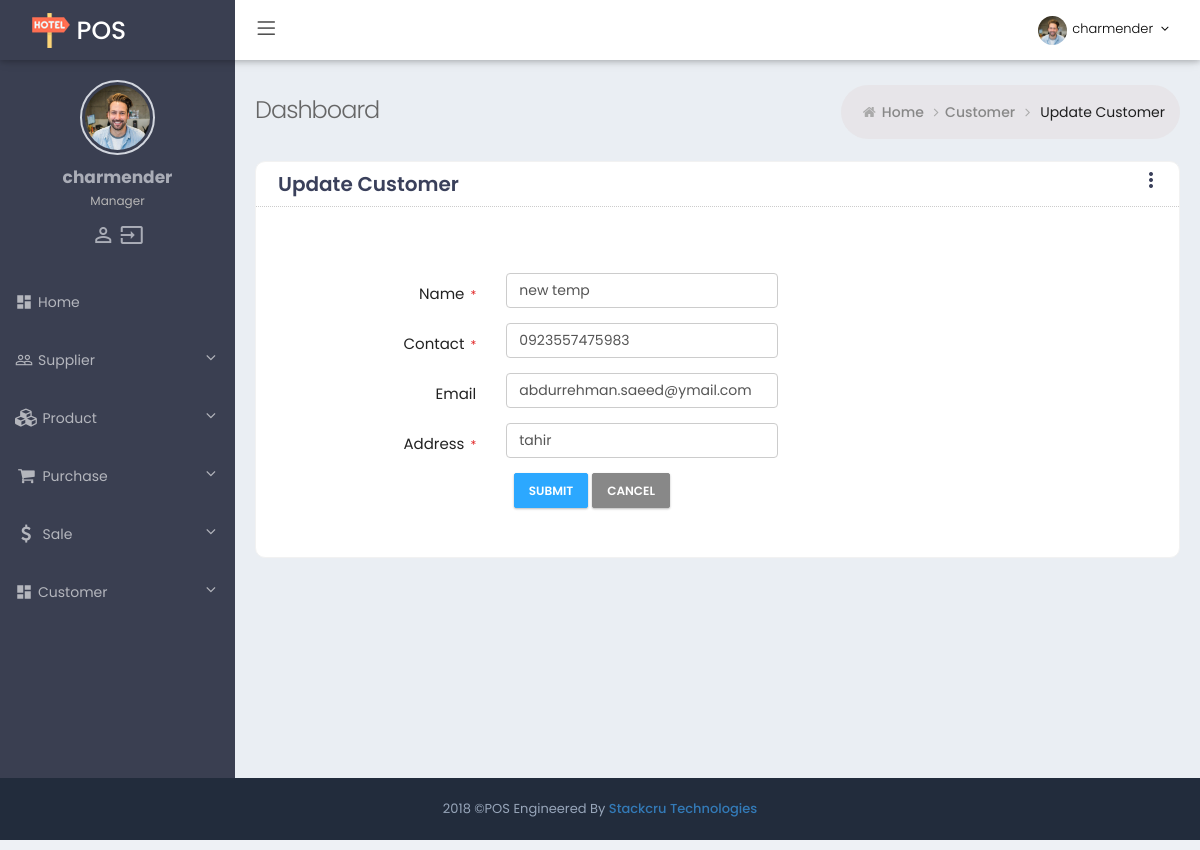
The page /cadmin/customer/update/7/ (signed in) on the database its author committed.
### blog/models.py (models this page shows, shortened)
class Customer(models.Model):
    name = models.CharField(max_length=200)
    phone_regex = RegexValidator(regex=r'^\+?1?\d{9,15}$', message="Phone number must be entered in the format: '+999999999'. Up to 15 digits allowed.")
    contact = models.CharField(validators=[phone_regex], max_length=17) # validators should be a list
    email = models.EmailField(max_length=200, blank=True)
    address = models.CharField(max_length=700)
    created_at = models.DateTimeField(auto_now_add =True)
    updated_at = models.DateTimeField(auto_now =True)

### cadmin/views.py (the view)
# urls.py: url(r'^customer/update/(?P<pk>[\d]+)/$', views.customer_update, name='customer_update'),
@login_required
def customer_update(request, pk):
    customer = get_object_or_404(Customer, pk=pk)
    if request.method == "POST":
        f = CustomerForm(request.POST, instance=customer)
        if f.is_valid():
            if request.POST.get('author') == "" and request.user.is_superuser:
                updated_customer = f.save(commit=False)
                author = Author.objects.get(user__username='staff')
                updated_customer.author = author
                updated_customer.save()
                f.save_m2m()
            elif request.POST.get('author') and request.user.is_superuser:
                updated_customer = f.save()
            else:
                updated_customer = f.save(commit=False)
                updated_customer.save()
                f.save_m2m()
            messages.add_message(request, messages.INFO, 'Customer updated.')
            return redirect(reverse('sale_add'))
    else:
        f = CustomerForm(instance=customer)
    return render(request, 'cadmin/customer_update.html', {'form': f, 'customer': customer})

### blog/forms.py (shortened to what this page needs)
class CustomerForm(forms.ModelForm):
    author = forms.ModelChoiceField(queryset=Author.objects.all(), required=False)
    def __init__(self, *args, **kwargs):
        super(CustomerForm, self).__init__(*args, **kwargs)
        for visible in self.visible_fields():
            visible.field.widget.attrs['class'] = 'form-control'
    class Meta:
        model = Customer
        fields = ('name', 'contact', 'email', 'address',)

### cadmin/templates/cadmin/customer_update.html (shortened to what this page needs)
{% extends "cadmin/base_admin.html" %}
{% block main %}
<head></head>
<div class="main">
    <div class="page-wrapper">
        {% include "cadmin/header.html" %}
        <div class="page-container">
             {% include "cadmin/sidebar.html" %}
            <div class="page-content-wrapper">
                <div class="page-content">
                    <div class="page-bar">
                        <div class="page-title-breadcrumb">
                            <div class=" pull-left">
                                <div class="page-title">Dashboard</div>
                            </div>
                            <ol class="breadcrumb page-breadcrumb pull-right">
                                <li><i class="fa fa-home"></i>&nbsp;<a class="parent-item" href=#>Home</a>&nbsp;<i class="fa fa-angle-right"></i>
                               <li><a class="parent-item" href="{% url 'customer_list' %}">Customer</a>&nbsp;<i class="fa fa-angle-right"></i>
                                </li>
                                <li class="active">Update Customer</li>
                            </ol>
                        </div>
                    </div>
                    <div class="row">
                        <div class="col-md-12 col-sm-12">
                            <div class="card card-box">
                                <div class="card-head">
                                    <header>Update Customer</header>
                                    <button id = "panel-button2"
                                           class = "mdl-button mdl-js-button mdl-button--icon pull-right"
                                           data-upgraded = ",MaterialButton">
                                           <i class = "material-icons">more_vert</i>
                                        </button>
                                </div>
                                <div class="card-body" id="bar-parent2">
                                    <form action="#" id="form_sample_2" class="form-horizontal" method="POST">
                                        <div class="form-body">
                                              <div class="form-group row  margin-top-20">
                                                <label class="control-label col-md-3">Name
                                                    <span class="required"> * </span>
                                                </label>
                                                <div class="col-md-4">
                                                    {{ form.name }}
                                                </div>
                                            </div>
                                             <div class="form-group row">
                                                <label class="control-label col-md-3">Contact
                                                    <span class="required"> * </span>
                                                </label>
                                                <div class="col-md-4">
                                                    {{ form.contact }}
                                                </div>
                                            </div>
                                            <div class="form-group row">
                                                <label class="control-label col-md-3">Email</label>
                                                <div class="col-md-4">
                                                    {{ form.email }}
                                                </div>
                                            </div>
                                            <div class="form-group row">
                                                <label class="control-label col-md-3">Address
                                                    <span class="required"> * </span>
                                                </label>
                                                <div class="col-md-4">
                                                   {{ form.address }}
                                                </div>
                                            </div>
                                         <div class="form-group">
                                            <div class="offset-md-3 col-md-9">
                                                <button type="submit" class="btn btn-info">Submit</button>
                                                <button type="button" class="btn btn-default">Cancel</button>
                                            </div>
                                        </div>
                                    </form>
                                </div>
                            </div>
                        </div>
                    </div>
                </div>
            </div>
</div>
{% endblock %}

### cadmin/templates/cadmin/header.html (shortened to what this page needs)
{% load static %}
<div class="page-header navbar navbar-fixed-top">
            <div class="page-header-inner ">
                <div class="page-logo">
                    <a href="{% url 'supplier_list' %}">
                    <img alt="" src="{% static 'assets/img/logo.png' %}">
                    <span class="logo-default" >POS</span> </a>
                </div>
                <ul class="nav navbar-nav navbar-left in">
                    <li><a href="#" class="menu-toggler sidebar-toggler"><i class="icon-menu"></i></a></li>
                </ul>
                <div class="top-menu">
                    <ul class="nav navbar-nav pull-right">
                        <li class="dropdown dropdown-user">
                            <a href="javascript:;" class="dropdown-toggle" data-toggle="dropdown" data-hover="dropdown" data-close-others="true">
                                <img alt="" class="img-circle " src="{% static 'assets/img/dp.jpg' %}" />
                                <span class="username username-hide-on-mobile"> {{ request.user.username }} </span>
                                <i class="fa fa-angle-down"></i>
                            </a>
                        </li>
                    </ul>
                </div>
            </div>
        </div>

### cadmin/templates/cadmin/sidebar.html (shortened to what this page needs)
{% load static %}
            <div class="sidebar-container">
                <div class="sidemenu-container navbar-collapse collapse fixed-menu">
                    <div id="remove-scroll">
                        <ul class="sidemenu page-header-fixed p-t-20" data-keep-expanded="false" data-auto-scroll="true" data-slide-speed="200">
                            <li class="sidebar-user-panel">
                                <div class="user-panel">
                                    <div class="row">
                                            <div class="sidebar-userpic">
                                                <img src="{% static 'assets/img/dp.jpg' %}" class="img-responsive" alt=""> </div>
                                        </div>
                                        <div class="profile-usertitle">
                                            <div class="sidebar-userpic-name"> {{ request.user.username }} </div>
                                            <div class="profile-usertitle-job"> Manager </div>
                                        </div>
                                        <div class="sidebar-userpic-btn">
                                            <span style="align-items: center;"><a class="tooltips" href="{% url 'password_change' %}" data-placement="top" data-original-title="Profile">
                                                <i class="material-icons">person_outline</i>
                                            </a>
                                            <a class="tooltips" href="{% url 'logout' %}" data-placement="top" data-original-title="Logout">
                                                <i class="material-icons">input</i>
                                            </a>
                                        </span>
                                        </div>
                                </div>
                            </li>
                            <li class="nav-item ">
                                <a href="{% url 'index' %}" class="nav-link nav-toggle"> <i class="material-icons">dashboard</i>
                                    <span class="title">Home</span>
                                </a>
                            </li>
                            <li class="nav-item start ">
                                <a href="#" class="nav-link nav-toggle">
                                    <i class="material-icons">people_outline</i>
                                    <span class="title">Supplier</span>
                                </a>
                            </li>
                             <li class="nav-item start ">
                                <a href="#" class="nav-link nav-toggle">
                                    <i class="fa fa-cubes"></i>
                                    <span class="title">Product</span>
                                </a>
                            </li>
                            <li class="nav-item start ">
                                <a href="#" class="nav-link nav-toggle">
                                    <i class="fa fa-shopping-cart"></i>
                                    <span class="title">Purchase</span>
                                </a>
                            </li>
                            <li class="nav-item start ">
                                <a href="#" class="nav-link nav-toggle">
                                    <i class="fa fa-dollar (alias)"></i>
                                    <span class="title">Sale</span>
                                </a>
                            </li>
                            <li class="nav-item">
                                <a href="#" class="nav-link nav-toggle">
                                    <i class="material-icons">dashboard</i>
                                    <span class="title">Customer</span>
                                </a>
                            </li>
                    </div>
                </div>
            </div>

### cadmin/static/assets/css/material_style.css (style rules this page uses)
.material-icons { font-family: 'Material Icons'; font-weight: normal; font-style: normal; font-size: 24px; display: inline-block; line-height: 1; text-transform: none; letter-spacing: normal; word-wrap: normal; white-space: nowrap; direction: ltr; -webkit-font-smoothing: antialiased; text-rendering: optimizeLegibility; -moz-osx-font-smoothing: grayscale; font-feature-settings: 'liga'; }
.page-header.navbar .page-logo { line-height: 1.7 !important; }
.mdl-js-button { right: 10px; }

### cadmin/static/assets/css/responsive.css (style rules this page uses)
@media only screen and (min-width:768px) { .form-horizontal .control-label { padding-top: 7px; margin-bottom: 0; text-align: right; } }
@media only screen and (min-width:768px) { .navbar-left { float: left!important; } }
@media (min-width:768px) { .navbar-nav>li { float: left; } }
@media (min-width:992px) { .sidemenu-container { width: 235px; float: left; position: relative; margin-right: -100% } }
@media (min-width:992px) { .sidemenu-container.collapse { display: block; max-height: none !important } }
@media (min-width:992px) { .page-content-wrapper { float: left; width: 100% } }
@media (min-width:992px) { .page-content-wrapper .page-content { margin-left: 235px; margin-top: 0; min-height: 600px; padding: 25px 20px 10px } }

### cadmin/static/assets/css/theme-color.css (style rules this page uses)
:root { --sidebar-color: #ffffff; --sidebar-font-color: #4680ff; --logo-color: #222c3c; --header-color: #6673FC; }
.dark-sidebar-color .sidemenu-container { background-color: #3a3f51; }
.dark-sidebar-color .sidemenu-container .sidemenu>li>a, .dark-sidebar-color .sidemenu-closed.sidemenu-container-fixed .sidemenu-container:hover .sidemenu>li>a { color: #b4b6bd; border-bottom:none; }
.dark-sidebar-color .user-panel { color: #ccc; }
.dark-sidebar-color .page-container { background-color : #3a3f51; }
.logo-dark .page-header.navbar .page-logo { background: #3a3f51; }
.header-white .page-header.navbar { background-color: #ffffff; }
.header-white .page-header.navbar .top-menu .navbar-nav>li.dropdown-language>.dropdown-toggle>.langname, .header-white .page-header.navbar .top-menu .navbar-nav>li.dropdown-user>.dropdown-toggle>.username, .header-white .page-header.navbar .top-menu .navbar-nav>li.dropdown-user>.dropdown-toggle>i { color: #000; }
.header-white .page-header.navbar .top-menu .navbar-nav>li.dropdown .dropdown-toggle>i { color: #000; }
.header-white .menu-toggler i.icon-menu { color: #000000; font-size: 18px; }

### cadmin/templates/cadmin/customer_update.html (style rules this page uses)
#id_name , #id_contact , #id_email , #id_address { width: 100%; height: 100%; border: 1px solid #ccc; }

### rows shown on the page
Customer: name "new temp", contact "0923557475983", email "abdurrehman.saeed@ymail.com", address "tahir"

### other values the page prints
{{ request.user.username }} "charmender"
